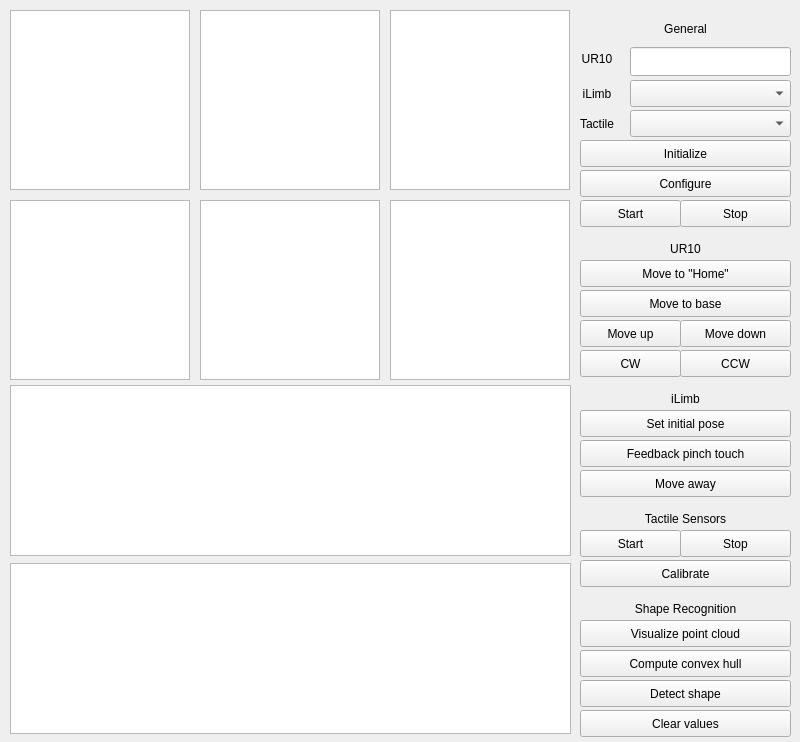
<?xml version="1.0" encoding="UTF-8"?>
<ui version="4.0">
 <class>MainWindow</class>
 <widget class="QMainWindow" name="MainWindow">
  <property name="geometry">
   <rect>
    <x>0</x>
    <y>0</y>
    <width>800</width>
    <height>742</height>
   </rect>
  </property>
  <property name="windowTitle">
   <string>3D Shape Recognition</string>
  </property>
  <widget class="QWidget" name="centralwidget">
   <widget class="GraphicsLayoutWidget" name="view0">
    <property name="geometry">
     <rect>
      <x>10</x>
      <y>10</y>
      <width>180</width>
      <height>180</height>
     </rect>
    </property>
   </widget>
   <widget class="GraphicsLayoutWidget" name="view1">
    <property name="geometry">
     <rect>
      <x>200</x>
      <y>10</y>
      <width>180</width>
      <height>180</height>
     </rect>
    </property>
   </widget>
   <widget class="GraphicsLayoutWidget" name="view2">
    <property name="geometry">
     <rect>
      <x>390</x>
      <y>10</y>
      <width>180</width>
      <height>180</height>
     </rect>
    </property>
   </widget>
   <widget class="GraphicsLayoutWidget" name="view5">
    <property name="geometry">
     <rect>
      <x>390</x>
      <y>200</y>
      <width>180</width>
      <height>180</height>
     </rect>
    </property>
   </widget>
   <widget class="GraphicsLayoutWidget" name="view4">
    <property name="geometry">
     <rect>
      <x>200</x>
      <y>200</y>
      <width>180</width>
      <height>180</height>
     </rect>
    </property>
   </widget>
   <widget class="GraphicsLayoutWidget" name="view3">
    <property name="geometry">
     <rect>
      <x>10</x>
      <y>200</y>
      <width>180</width>
      <height>180</height>
     </rect>
    </property>
   </widget>
   <widget class="GraphicsLayoutWidget" name="sensor_index">
    <property name="geometry">
     <rect>
      <x>10</x>
      <y>385</y>
      <width>561</width>
      <height>171</height>
     </rect>
    </property>
   </widget>
   <widget class="GraphicsLayoutWidget" name="sensor_thumb">
    <property name="geometry">
     <rect>
      <x>10</x>
      <y>563</y>
      <width>561</width>
      <height>171</height>
     </rect>
    </property>
   </widget>
   <widget class="QPushButton" name="initialize">
    <property name="geometry">
     <rect>
      <x>580</x>
      <y>140</y>
      <width>211</width>
      <height>27</height>
     </rect>
    </property>
    <property name="text">
     <string>Initialize</string>
    </property>
   </widget>
   <widget class="QLabel" name="label">
    <property name="geometry">
     <rect>
      <x>580</x>
      <y>20</y>
      <width>211</width>
      <height>17</height>
     </rect>
    </property>
    <property name="text">
     <string>General</string>
    </property>
    <property name="alignment">
     <set>Qt::AlignCenter</set>
    </property>
   </widget>
   <widget class="QPushButton" name="configure">
    <property name="geometry">
     <rect>
      <x>580</x>
      <y>170</y>
      <width>211</width>
      <height>27</height>
     </rect>
    </property>
    <property name="text">
     <string>Configure</string>
    </property>
   </widget>
   <widget class="QPushButton" name="init_main">
    <property name="geometry">
     <rect>
      <x>580</x>
      <y>200</y>
      <width>101</width>
      <height>27</height>
     </rect>
    </property>
    <property name="text">
     <string>Start</string>
    </property>
   </widget>
   <widget class="QPushButton" name="stop_main">
    <property name="geometry">
     <rect>
      <x>680</x>
      <y>200</y>
      <width>111</width>
      <height>27</height>
     </rect>
    </property>
    <property name="text">
     <string>Stop</string>
    </property>
   </widget>
   <widget class="QPushButton" name="toHome">
    <property name="geometry">
     <rect>
      <x>580</x>
      <y>260</y>
      <width>211</width>
      <height>27</height>
     </rect>
    </property>
    <property name="text">
     <string>Move to &quot;Home&quot;</string>
    </property>
   </widget>
   <widget class="QPushButton" name="moveDown">
    <property name="geometry">
     <rect>
      <x>680</x>
      <y>320</y>
      <width>111</width>
      <height>27</height>
     </rect>
    </property>
    <property name="text">
     <string>Move down</string>
    </property>
   </widget>
   <widget class="QLabel" name="label_2">
    <property name="geometry">
     <rect>
      <x>580</x>
      <y>240</y>
      <width>211</width>
      <height>17</height>
     </rect>
    </property>
    <property name="text">
     <string>UR10</string>
    </property>
    <property name="alignment">
     <set>Qt::AlignCenter</set>
    </property>
   </widget>
   <widget class="QPushButton" name="toBase">
    <property name="geometry">
     <rect>
      <x>580</x>
      <y>290</y>
      <width>211</width>
      <height>27</height>
     </rect>
    </property>
    <property name="text">
     <string>Move to base</string>
    </property>
   </widget>
   <widget class="QPushButton" name="moveUp">
    <property name="geometry">
     <rect>
      <x>580</x>
      <y>320</y>
      <width>101</width>
      <height>27</height>
     </rect>
    </property>
    <property name="text">
     <string>Move up</string>
    </property>
   </widget>
   <widget class="QPushButton" name="toPose">
    <property name="geometry">
     <rect>
      <x>580</x>
      <y>410</y>
      <width>211</width>
      <height>27</height>
     </rect>
    </property>
    <property name="text">
     <string>Set initial pose</string>
    </property>
   </widget>
   <widget class="QLabel" name="label_3">
    <property name="geometry">
     <rect>
      <x>580</x>
      <y>390</y>
      <width>211</width>
      <height>17</height>
     </rect>
    </property>
    <property name="text">
     <string>iLimb</string>
    </property>
    <property name="alignment">
     <set>Qt::AlignCenter</set>
    </property>
   </widget>
   <widget class="QPushButton" name="pinch">
    <property name="geometry">
     <rect>
      <x>580</x>
      <y>440</y>
      <width>211</width>
      <height>27</height>
     </rect>
    </property>
    <property name="text">
     <string>Feedback pinch touch</string>
    </property>
   </widget>
   <widget class="QPushButton" name="calibrate">
    <property name="geometry">
     <rect>
      <x>580</x>
      <y>560</y>
      <width>211</width>
      <height>27</height>
     </rect>
    </property>
    <property name="text">
     <string>Calibrate</string>
    </property>
   </widget>
   <widget class="QPushButton" name="stopSensors">
    <property name="geometry">
     <rect>
      <x>680</x>
      <y>530</y>
      <width>111</width>
      <height>27</height>
     </rect>
    </property>
    <property name="text">
     <string>Stop</string>
    </property>
   </widget>
   <widget class="QLabel" name="label_4">
    <property name="geometry">
     <rect>
      <x>580</x>
      <y>510</y>
      <width>211</width>
      <height>17</height>
     </rect>
    </property>
    <property name="text">
     <string>Tactile Sensors</string>
    </property>
    <property name="alignment">
     <set>Qt::AlignCenter</set>
    </property>
   </widget>
   <widget class="QPushButton" name="startSensors">
    <property name="geometry">
     <rect>
      <x>580</x>
      <y>530</y>
      <width>101</width>
      <height>27</height>
     </rect>
    </property>
    <property name="text">
     <string>Start</string>
    </property>
   </widget>
   <widget class="QPushButton" name="visualize">
    <property name="geometry">
     <rect>
      <x>580</x>
      <y>620</y>
      <width>211</width>
      <height>27</height>
     </rect>
    </property>
    <property name="text">
     <string>Visualize point cloud</string>
    </property>
   </widget>
   <widget class="QLabel" name="label_5">
    <property name="geometry">
     <rect>
      <x>580</x>
      <y>600</y>
      <width>211</width>
      <height>17</height>
     </rect>
    </property>
    <property name="text">
     <string>Shape Recognition</string>
    </property>
    <property name="alignment">
     <set>Qt::AlignCenter</set>
    </property>
   </widget>
   <widget class="QPushButton" name="convexHull">
    <property name="geometry">
     <rect>
      <x>580</x>
      <y>650</y>
      <width>211</width>
      <height>27</height>
     </rect>
    </property>
    <property name="text">
     <string>Compute convex hull</string>
    </property>
   </widget>
   <widget class="QPushButton" name="ccw">
    <property name="geometry">
     <rect>
      <x>680</x>
      <y>350</y>
      <width>111</width>
      <height>27</height>
     </rect>
    </property>
    <property name="text">
     <string>CCW</string>
    </property>
   </widget>
   <widget class="QPushButton" name="cw">
    <property name="geometry">
     <rect>
      <x>580</x>
      <y>350</y>
      <width>101</width>
      <height>27</height>
     </rect>
    </property>
    <property name="text">
     <string>CW</string>
    </property>
   </widget>
   <widget class="QPushButton" name="moveAway">
    <property name="geometry">
     <rect>
      <x>580</x>
      <y>470</y>
      <width>211</width>
      <height>27</height>
     </rect>
    </property>
    <property name="text">
     <string>Move away</string>
    </property>
   </widget>
   <widget class="QPushButton" name="detectShape">
    <property name="geometry">
     <rect>
      <x>580</x>
      <y>680</y>
      <width>211</width>
      <height>27</height>
     </rect>
    </property>
    <property name="text">
     <string>Detect shape</string>
    </property>
   </widget>
   <widget class="QPushButton" name="clear">
    <property name="geometry">
     <rect>
      <x>580</x>
      <y>710</y>
      <width>211</width>
      <height>27</height>
     </rect>
    </property>
    <property name="text">
     <string>Clear values</string>
    </property>
   </widget>
   <widget class="QComboBox" name="port_iLimb">
    <property name="geometry">
     <rect>
      <x>630</x>
      <y>80</y>
      <width>161</width>
      <height>27</height>
     </rect>
    </property>
   </widget>
   <widget class="QComboBox" name="port_tactile">
    <property name="geometry">
     <rect>
      <x>630</x>
      <y>110</y>
      <width>161</width>
      <height>27</height>
     </rect>
    </property>
   </widget>
   <widget class="QLineEdit" name="port_ur10">
    <property name="geometry">
     <rect>
      <x>630</x>
      <y>47</y>
      <width>161</width>
      <height>29</height>
     </rect>
    </property>
   </widget>
   <widget class="QLabel" name="label_6">
    <property name="geometry">
     <rect>
      <x>570</x>
      <y>50</y>
      <width>54</width>
      <height>17</height>
     </rect>
    </property>
    <property name="text">
     <string>UR10</string>
    </property>
    <property name="alignment">
     <set>Qt::AlignCenter</set>
    </property>
   </widget>
   <widget class="QLabel" name="label_7">
    <property name="geometry">
     <rect>
      <x>570</x>
      <y>85</y>
      <width>54</width>
      <height>17</height>
     </rect>
    </property>
    <property name="text">
     <string>iLimb</string>
    </property>
    <property name="alignment">
     <set>Qt::AlignCenter</set>
    </property>
   </widget>
   <widget class="QLabel" name="label_8">
    <property name="geometry">
     <rect>
      <x>570</x>
      <y>115</y>
      <width>54</width>
      <height>17</height>
     </rect>
    </property>
    <property name="text">
     <string>Tactile</string>
    </property>
    <property name="alignment">
     <set>Qt::AlignCenter</set>
    </property>
   </widget>
  </widget>
 </widget>
 <customwidgets>
  <customwidget>
   <class>GraphicsLayoutWidget</class>
   <extends>QGraphicsView</extends>
   <header>pyqtgraph</header>
  </customwidget>
 </customwidgets>
 <resources/>
 <connections/>
</ui>
